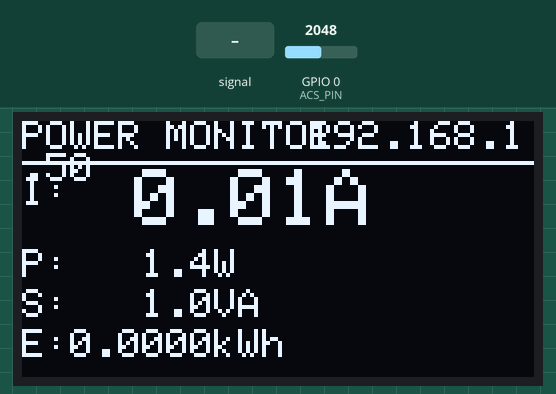
A program run on a simulated ESP32-C3. Parts: 128×64 one-colour display. The inputs (shaded band) are chosen by the test bench; at power-on: GPIO 0 (ACS_PIN) = 2048 (analog values on the 0–4095 scale). WiFi joins after 1.5 s; servers stay silent unless stated.

Above: at 4.4 s.
4.5 s: GPIO 0 (ACS_PIN) fed a 200 Hz sine of ±327 counts around its level
At 7.0 s:
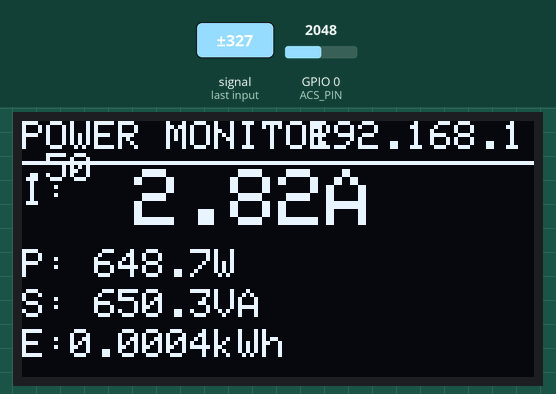
7.5 s: GPIO 0 (ACS_PIN) set to 2866
At 9.1 s:
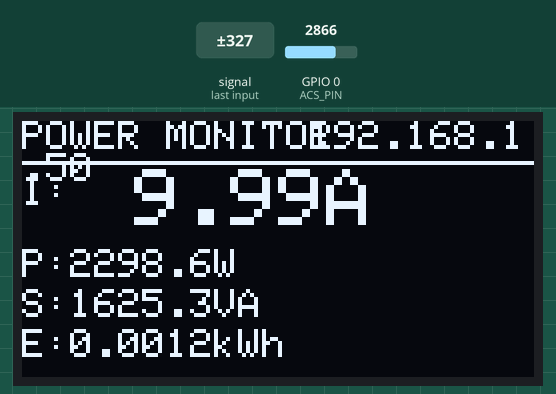
9.8 s: GPIO 0 (ACS_PIN) set to 3603
At 11.1 s:
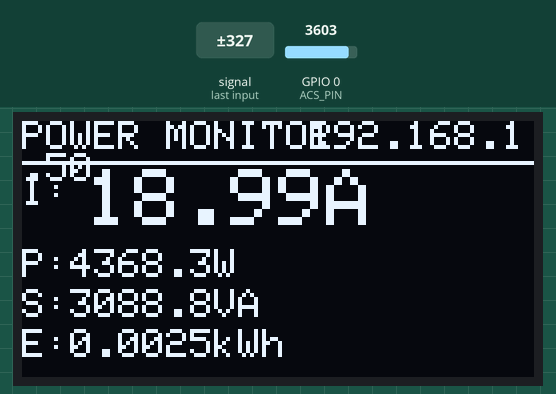
12.8 s: GPIO 0 (ACS_PIN) set to 4095
At 14.1 s:
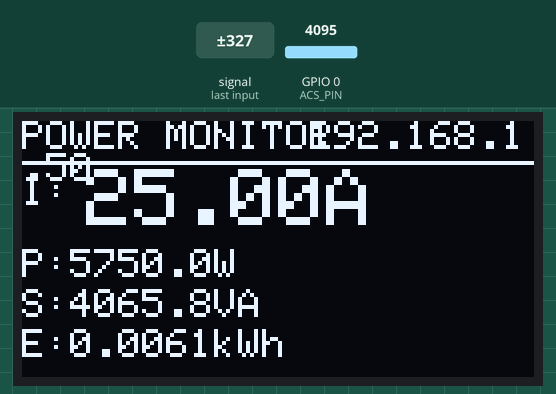
Timing chart, 0 to 15.8 s (numbered marks = the images above; inputs shaded):
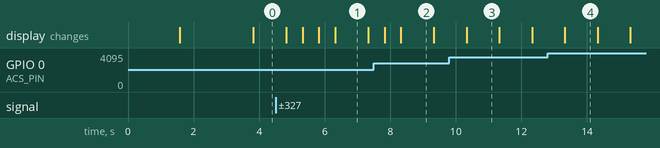

Measured:
- after the input at 4.5 s, the display: first changes after 0.32 s (image 1 shows a later state)
- what the display in image 1 shows lasts 1.0 s, from 6.3 s to 7.3 s

The program:

main.cpp
```cpp
#include <Arduino.h>
#include <Wire.h>
#include <Adafruit_GFX.h>
#include <Adafruit_SSD1306.h>
#include <WiFi.h>
#include <WebServer.h>
#include <WiFiManager.h>
#include <ArduinoJson.h>
#include <math.h>
#include "config.h"
#include "web_page.h"

struct SensorData {
    float currentRms;
    float currentPeak;
    float activePower;
    float apparentPower;
    float powerFactor;
    float energyKwh;
    uint32_t uptimeSec;
    bool overCurrent;
};

static Adafruit_SSD1306 display(OLED_WIDTH, OLED_HEIGHT, &Wire, OLED_RESET);
static WebServer server(80);
static WiFiManager wifiManager;

static SensorData g_data = {};
static uint32_t g_lastSample   = 0;
static uint32_t g_lastDisplay  = 0;
static uint32_t g_lastEnergy   = 0;
static uint32_t g_sessionStart = 0;

static void displayMessage(const char *line1, const char *line2 = nullptr, const char *line3 = nullptr) {
    display.clearDisplay();
    display.setTextColor(SSD1306_WHITE);
    display.setTextSize(1);
    display.setCursor(0, 0);
    display.print(line1);
    if (line2) { display.setCursor(0, 14); display.print(line2); }
    if (line3) { display.setCursor(0, 28); display.print(line3); }
    display.display();
}

static float readCurrentRms(float &peakOut) {
    float sumSq = 0.0f;
    float peak  = 0.0f;
    for (int i = 0; i < ACS_SAMPLES; i++) {
        int raw = analogRead(ACS_PIN);
        float voltage = (raw / ACS_ADC_RES) * ACS_VREF;
        float current = (voltage - ACS_MIDPOINT) / ACS_SENSITIVITY;
        float absCurrent = fabsf(current);
        sumSq += current * current;
        if (absCurrent > peak) peak = absCurrent;
        delayMicroseconds(100);
    }
    peakOut = peak;
    return sqrtf(sumSq / ACS_SAMPLES);
}

static void updateDisplay(const SensorData &d) {
    display.clearDisplay();

    display.setTextSize(1);
    display.setTextColor(SSD1306_WHITE);
    display.setCursor(0, 0);
    display.print(F("POWER MONITOR"));

    IPAddress ip = WiFi.localIP();
    if (ip[0] != 0) {
        display.setCursor(72, 0);
        char ipbuf[16];
        snprintf(ipbuf, sizeof(ipbuf), "%d.%d.%d.%d", ip[0], ip[1], ip[2], ip[3]);
        display.print(ipbuf);
    }

    display.drawLine(0, 10, OLED_WIDTH - 1, 10, SSD1306_WHITE);

    display.setCursor(0, 14);
    display.print(F("I:"));
    display.setTextSize(2);
    display.setCursor(16, 12);
    char buf[12];
    snprintf(buf, sizeof(buf), "%5.2fA", d.currentRms);
    display.print(buf);

    display.setTextSize(1);
    display.setCursor(0, 32);
    display.print(F("P:"));
    snprintf(buf, sizeof(buf), "%6.1fW", d.activePower);
    display.print(buf);

    display.setCursor(0, 42);
    display.print(F("S:"));
    snprintf(buf, sizeof(buf), "%6.1fVA", d.apparentPower);
    display.print(buf);

    display.setCursor(0, 52);
    display.print(F("E:"));
    snprintf(buf, sizeof(buf), "%.4fkWh", d.energyKwh);
    display.print(buf);

    if (d.overCurrent) {
        display.fillRect(0, 0, OLED_WIDTH, OLED_HEIGHT, SSD1306_WHITE);
        display.setTextColor(SSD1306_BLACK);
        display.setTextSize(2);
        display.setCursor(8, 20);
        display.print(F("OVERCURR"));
        display.setCursor(8, 40);
        snprintf(buf, sizeof(buf), "%.1fA!", d.currentRms);
        display.print(buf);
        display.setTextColor(SSD1306_WHITE);
    }

    display.display();
}

static void handleRoot() {
    server.sendHeader("Cache-Control", "no-cache");
    server.send_P(200, "text/html", INDEX_HTML);
}

static void handleData() {
    JsonDocument doc;
    doc["current_rms"]  = serialized(String(g_data.currentRms,  4));
    doc["current_peak"] = serialized(String(g_data.currentPeak, 4));
    doc["power_w"]      = serialized(String(g_data.activePower,  2));
    doc["apparent_va"]  = serialized(String(g_data.apparentPower, 2));
    doc["power_factor"] = serialized(String(g_data.powerFactor,  4));
    doc["energy_kwh"]   = serialized(String(g_data.energyKwh,    6));
    doc["uptime_sec"]   = g_data.uptimeSec;
    doc["overcurrent"]  = g_data.overCurrent;

    String out;
    out.reserve(256);
    serializeJson(doc, out);

    server.sendHeader("Access-Control-Allow-Origin", "*");
    server.sendHeader("Cache-Control", "no-cache");
    server.send(200, "application/json", out);
}

static void handleNotFound() {
    server.send(404, "text/plain", "Not Found");
}

void setup() {
    Serial.begin(115200);

    analogReadResolution(12);
    analogSetAttenuation(ADC_11db);
    pinMode(ACS_PIN, INPUT);

    Wire.begin(OLED_SDA, OLED_SCL);
    if (!display.begin(SSD1306_SWITCHCAPVCC, OLED_ADDR)) {
        while (true) { delay(1000); }
    }

    displayMessage("POWER MONITOR", "Starting...");

    wifiManager.setDebugOutput(false);
    wifiManager.setConnectTimeout(30);
    wifiManager.setConfigPortalTimeout(WM_TIMEOUT_SEC);

    wifiManager.setAPCallback([](WiFiManager *wm) {
        displayMessage(
            "WiFi Setup Mode",
            "SSID: " WM_AP_NAME,
            "Pass: " WM_AP_PASSWORD
        );
    });

    wifiManager.setSaveConfigCallback([]() {
        displayMessage("WiFi Saved", "Connecting...");
    });

    bool connected = wifiManager.autoConnect(WM_AP_NAME, WM_AP_PASSWORD);

    if (connected) {
        char ssidBuf[33];
        strncpy(ssidBuf, WiFi.SSID().c_str(), sizeof(ssidBuf) - 1);
        ssidBuf[sizeof(ssidBuf) - 1] = '\0';
        displayMessage("WiFi Connected", ssidBuf, WiFi.localIP().toString().c_str());
    } else {
        displayMessage("WiFi Failed", "Retrying next", "power cycle.");
    }

    delay(1500);

    server.on("/",      HTTP_GET, handleRoot);
    server.on("/data",  HTTP_GET, handleData);
    server.on("/reset", HTTP_GET, []() {
        server.send(200, "text/plain", "Resetting WiFi credentials...");
        delay(500);
        wifiManager.resetSettings();
        ESP.restart();
    });
    server.onNotFound(handleNotFound);
    server.begin();

    g_sessionStart = millis();
    g_lastSample   = millis();
    g_lastDisplay  = millis();
    g_lastEnergy   = millis();
}

void loop() {
    server.handleClient();

    uint32_t now = millis();

    if (now - g_lastSample >= SAMPLE_INTERVAL_MS) {
        g_lastSample = now;

        float peak = 0.0f;
        float rms  = readCurrentRms(peak);

        g_data.currentRms    = rms;
        g_data.currentPeak   = peak;
        g_data.activePower   = rms * MAINS_VOLTAGE;
        g_data.apparentPower = (peak * 0.7071f) * MAINS_VOLTAGE;
        g_data.powerFactor   = (g_data.apparentPower > 0.01f)
                                 ? constrain(g_data.activePower / g_data.apparentPower, 0.0f, 1.0f)
                                 : 0.0f;
        g_data.overCurrent   = (rms >= ACS_OVERCURRENT);
        g_data.uptimeSec     = (now - g_sessionStart) / 1000;
    }

    if (now - g_lastEnergy >= ENERGY_INTERVAL_MS) {
        float dt = (now - g_lastEnergy) / 3600000.0f;
        g_lastEnergy = now;
        g_data.energyKwh += (g_data.activePower / 1000.0f) * dt;
    }

    if (now - g_lastDisplay >= DISPLAY_INTERVAL_MS) {
        g_lastDisplay = now;
        updateDisplay(g_data);
    }
}
```

web_page.h
```cpp
#pragma once

const char INDEX_HTML[] PROGMEM = R"=====(
<!DOCTYPE html>
<html lang="en">
<head>
<meta charset="UTF-8">
<meta name="viewport" content="width=device-width, initial-scale=1.0">
<title>Power Monitor</title>
<style>
  @import url('https://fonts.googleapis.com/css2?family=Share+Tech+Mono&family=Barlow:wght@300;600;800&display=swap');

  *, *::before, *::after { box-sizing: border-box; margin: 0; padding: 0; }

  :root {
    --bg:       #0a0c0f;
    --surface:  #111418;
    --border:   #1e2530;
    --accent:   #00e5ff;
    --accent2:  #ff6d00;
    --danger:   #ff1744;
    --ok:       #00e676;
    --text:     #e8eaf0;
    --muted:    #4a5568;
    --mono:     'Share Tech Mono', monospace;
    --sans:     'Barlow', sans-serif;
  }

  html, body {
    height: 100%;
    background: var(--bg);
    color: var(--text);
    font-family: var(--sans);
    font-weight: 300;
    letter-spacing: 0.01em;
  }

  body {
    display: flex;
    flex-direction: column;
    min-height: 100vh;
  }

  header {
    display: flex;
    align-items: center;
    justify-content: space-between;
    padding: 20px 32px;
    border-bottom: 1px solid var(--border);
    background: var(--surface);
  }

  .logo {
    font-family: var(--mono);
    font-size: 0.75rem;
    color: var(--accent);
    letter-spacing: 0.2em;
    text-transform: uppercase;
  }

  .status-pill {
    display: flex;
    align-items: center;
    gap: 8px;
    font-family: var(--mono);
    font-size: 0.7rem;
    color: var(--muted);
    letter-spacing: 0.12em;
  }

  .dot {
    width: 7px;
    height: 7px;
    border-radius: 50%;
    background: var(--danger);
    transition: background 0.4s;
  }
  .dot.live { background: var(--ok); animation: pulse 2s infinite; }

  @keyframes pulse {
    0%, 100% { opacity: 1; }
    50% { opacity: 0.35; }
  }

  main {
    flex: 1;
    padding: 32px;
    display: grid;
    gap: 20px;
    grid-template-columns: repeat(auto-fit, minmax(260px, 1fr));
    align-content: start;
    max-width: 1280px;
    margin: 0 auto;
    width: 100%;
  }

  .card {
    background: var(--surface);
    border: 1px solid var(--border);
    border-radius: 4px;
    padding: 28px 32px;
    display: flex;
    flex-direction: column;
    gap: 8px;
    position: relative;
    overflow: hidden;
    transition: border-color 0.3s;
  }

  .card::before {
    content: '';
    position: absolute;
    top: 0; left: 0; right: 0;
    height: 2px;
    background: var(--accent);
    opacity: 0.6;
  }

  .card.warn::before  { background: var(--accent2); }
  .card.alert::before { background: var(--danger); }

  .card-label {
    font-family: var(--mono);
    font-size: 0.65rem;
    letter-spacing: 0.22em;
    color: var(--muted);
    text-transform: uppercase;
  }

  .card-value {
    font-family: var(--mono);
    font-size: 3.2rem;
    font-weight: 400;
    line-height: 1;
    color: var(--text);
    transition: color 0.3s;
  }

  .card-value span {
    font-size: 1.1rem;
    color: var(--muted);
    margin-left: 4px;
    vertical-align: baseline;
  }

  .card-sub {
    font-family: var(--mono);
    font-size: 0.72rem;
    color: var(--muted);
    margin-top: 4px;
  }

  .card-sub b {
    color: var(--accent);
    font-weight: 400;
  }

  .wide {
    grid-column: 1 / -1;
  }

  .chart-wrap {
    width: 100%;
    height: 160px;
    position: relative;
    margin-top: 12px;
  }

  canvas#chart {
    width: 100% !important;
    height: 100% !important;
  }

  .gauge-row {
    display: flex;
    gap: 16px;
    align-items: center;
    margin-top: 8px;
  }

  .bar-outer {
    flex: 1;
    height: 6px;
    background: var(--border);
    border-radius: 3px;
    overflow: hidden;
  }

  .bar-inner {
    height: 100%;
    background: var(--accent);
    border-radius: 3px;
    transition: width 0.6s cubic-bezier(.25,.8,.25,1), background 0.4s;
    width: 0%;
  }

  .bar-pct {
    font-family: var(--mono);
    font-size: 0.7rem;
    color: var(--muted);
    min-width: 36px;
    text-align: right;
  }

  footer {
    padding: 16px 32px;
    border-top: 1px solid var(--border);
    font-family: var(--mono);
    font-size: 0.63rem;
    color: var(--muted);
    letter-spacing: 0.1em;
    display: flex;
    justify-content: space-between;
  }

  @media (max-width: 600px) {
    main { padding: 16px; gap: 14px; }
    .card { padding: 20px; }
    .card-value { font-size: 2.4rem; }
    header { padding: 14px 16px; }
    footer { flex-direction: column; gap: 4px; }
  }
</style>
</head>
<body>

<header>
  <div class="logo">&#9632; POWER MONITOR // ESP32-C3</div>
  <div class="status-pill">
    <div class="dot" id="dot"></div>
    <span id="conn-label">CONNECTING</span>
  </div>
</header>

<main>
  <div class="card" id="card-current">
    <div class="card-label">Current</div>
    <div class="card-value" id="val-current">--<span>A</span></div>
    <div class="card-sub">RMS &mdash; Peak: <b id="val-peak">--</b> A</div>
    <div class="gauge-row">
      <div class="bar-outer"><div class="bar-inner" id="bar-current"></div></div>
      <div class="bar-pct" id="pct-current">--%</div>
    </div>
  </div>

  <div class="card" id="card-power">
    <div class="card-label">Active Power</div>
    <div class="card-value" id="val-power">--<span>W</span></div>
    <div class="card-sub">Apparent: <b id="val-apparent">--</b> VA &nbsp;&bull;&nbsp; PF: <b id="val-pf">--</b></div>
  </div>

  <div class="card" id="card-energy">
    <div class="card-label">Energy</div>
    <div class="card-value" id="val-energy">--<span>kWh</span></div>
    <div class="card-sub">Session uptime: <b id="val-uptime">--</b></div>
  </div>

  <div class="card wide">
    <div class="card-label">Current history &mdash; last 60 samples</div>
    <div class="chart-wrap">
      <canvas id="chart"></canvas>
    </div>
  </div>
</main>

<footer>
  <span>ACS712-30A &bull; 230V AC &bull; Max 30A</span>
  <span id="ts">--</span>
</footer>

<script>
(function () {
  const VOLTAGE = 230;
  const MAX_CURRENT = 30;
  const HISTORY = 60;

  const $ = id => document.getElementById(id);
  const dot = $('dot');
  const connLabel = $('conn-label');

  const vals = {
    current:  $('val-current'),
    peak:     $('val-peak'),
    power:    $('val-power'),
    apparent: $('val-apparent'),
    pf:       $('val-pf'),
    energy:   $('val-energy'),
    uptime:   $('val-uptime'),
  };
  const barCurrent = $('bar-current');
  const pctCurrent = $('pct-current');
  const ts = $('ts');

  const canvas = $('chart');
  const ctx = canvas.getContext('2d');
  const history = new Array(HISTORY).fill(null);

  function resizeCanvas() {
    const wrap = canvas.parentElement;
    canvas.width = wrap.clientWidth * window.devicePixelRatio;
    canvas.height = wrap.clientHeight * window.devicePixelRatio;
    ctx.scale(window.devicePixelRatio, window.devicePixelRatio);
  }
  resizeCanvas();
  window.addEventListener('resize', () => { resizeCanvas(); drawChart(); });

  function drawChart() {
    const W = canvas.width / window.devicePixelRatio;
    const H = canvas.height / window.devicePixelRatio;
    ctx.clearRect(0, 0, W, H);

    const valid = history.filter(v => v !== null);
    if (valid.length < 2) return;

    const max = Math.max(...valid, 1);
    const step = W / (HISTORY - 1);

    ctx.strokeStyle = 'rgba(0,229,255,0.08)';
    ctx.lineWidth = 1;
    const gridLines = 4;
    for (let i = 0; i <= gridLines; i++) {
      const y = H - (i / gridLines) * H;
      ctx.beginPath();
      ctx.moveTo(0, y);
      ctx.lineTo(W, y);
      ctx.stroke();
    }

    const grad = ctx.createLinearGradient(0, 0, 0, H);
    grad.addColorStop(0, 'rgba(0,229,255,0.18)');
    grad.addColorStop(1, 'rgba(0,229,255,0)');

    ctx.beginPath();
    let started = false;
    for (let i = 0; i < HISTORY; i++) {
      const v = history[i];
      if (v === null) continue;
      const x = i * step;
      const y = H - (v / max) * (H - 8) - 4;
      if (!started) { ctx.moveTo(x, y); started = true; }
      else ctx.lineTo(x, y);
    }
    const lastIdx = history.reduceRight((acc, v, i) => acc === -1 && v !== null ? i : acc, -1);
    if (lastIdx >= 0) {
      const lx = lastIdx * step;
      ctx.lineTo(lx, H);
      ctx.lineTo(0, H);
      ctx.closePath();
      ctx.fillStyle = grad;
      ctx.fill();
    }

    ctx.beginPath();
    started = false;
    for (let i = 0; i < HISTORY; i++) {
      const v = history[i];
      if (v === null) continue;
      const x = i * step;
      const y = H - (v / max) * (H - 8) - 4;
      if (!started) { ctx.moveTo(x, y); started = true; }
      else ctx.lineTo(x, y);
    }
    ctx.strokeStyle = '#00e5ff';
    ctx.lineWidth = 1.5;
    ctx.lineJoin = 'round';
    ctx.stroke();
  }

  function setCardState(card, value, max, warnPct, alertPct) {
    const pct = value / max;
    card.classList.remove('warn', 'alert');
    if (pct >= alertPct) card.classList.add('alert');
    else if (pct >= warnPct) card.classList.add('warn');
  }

  function fmt(n, dec) { return isNaN(n) ? '--' : n.toFixed(dec); }

  function formatUptime(sec) {
    const h = Math.floor(sec / 3600);
    const m = Math.floor((sec % 3600) / 60);
    const s = sec % 60;
    return (h > 0 ? h + 'h ' : '') + (m > 0 || h > 0 ? m + 'm ' : '') + s + 's';
  }

  function applyData(d) {
    const current = parseFloat(d.current_rms);
    const peak    = parseFloat(d.current_peak);
    const power   = current * VOLTAGE;
    const apparent = peak * VOLTAGE * 0.707;
    const pf      = apparent > 0 ? Math.min(power / apparent, 1) : 0;
    const energy  = parseFloat(d.energy_kwh);
    const uptime  = parseInt(d.uptime_sec);

    vals.current.innerHTML  = fmt(current, 2) + '<span>A</span>';
    vals.peak.textContent   = fmt(peak, 2);
    vals.power.innerHTML    = fmt(power, 1) + '<span>W</span>';
    vals.apparent.textContent = fmt(apparent, 1);
    vals.pf.textContent     = fmt(pf, 3);
    vals.energy.innerHTML   = fmt(energy, 4) + '<span>kWh</span>';
    vals.uptime.textContent = formatUptime(uptime);

    const pct = Math.min((current / MAX_CURRENT) * 100, 100);
    barCurrent.style.width = pct + '%';
    pctCurrent.textContent = fmt(pct, 0) + '%';

    if (pct >= 90) barCurrent.style.background = 'var(--danger)';
    else if (pct >= 70) barCurrent.style.background = 'var(--accent2)';
    else barCurrent.style.background = 'var(--accent)';

    setCardState($('card-current'), current, MAX_CURRENT, 0.7, 0.9);
    setCardState($('card-power'), power, MAX_CURRENT * VOLTAGE, 0.7, 0.9);

    history.push(current);
    if (history.length > HISTORY) history.shift();
    drawChart();

    ts.textContent = new Date().toLocaleTimeString('en-US', { hour12: false });
  }

  function setOnline(online) {
    dot.classList.toggle('live', online);
    connLabel.textContent = online ? 'LIVE' : 'RECONNECTING';
  }

  let retryDelay = 1000;

  function poll() {
    fetch('/data')
      .then(r => { if (!r.ok) throw new Error(); return r.json(); })
      .then(d => {
        setOnline(true);
        applyData(d);
        retryDelay = 1000;
        setTimeout(poll, 1000);
      })
      .catch(() => {
        setOnline(false);
        retryDelay = Math.min(retryDelay * 1.5, 10000);
        setTimeout(poll, retryDelay);
      });
  }

  poll();
})();
</script>
</body>
</html>
)=====";
```

Source omitted: config.h (726 bytes)
